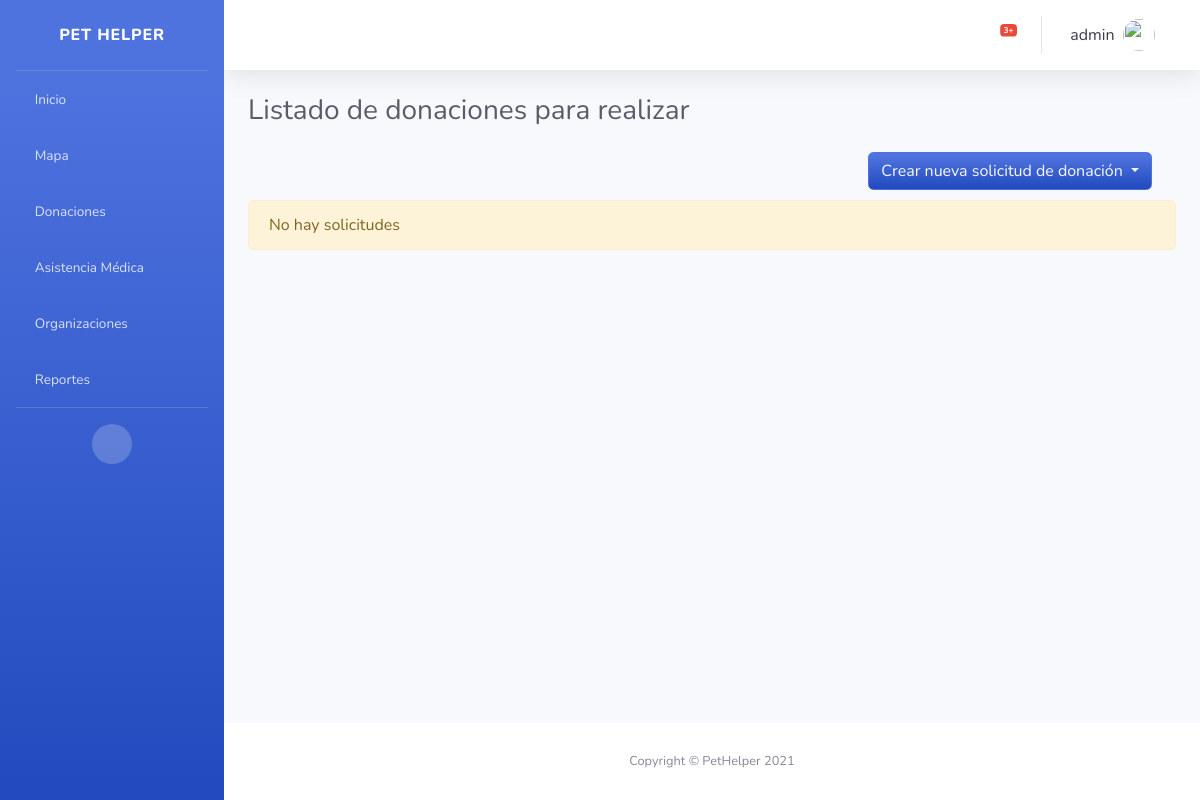
Page /solicitudes/ (signed in) on the earlier database version.
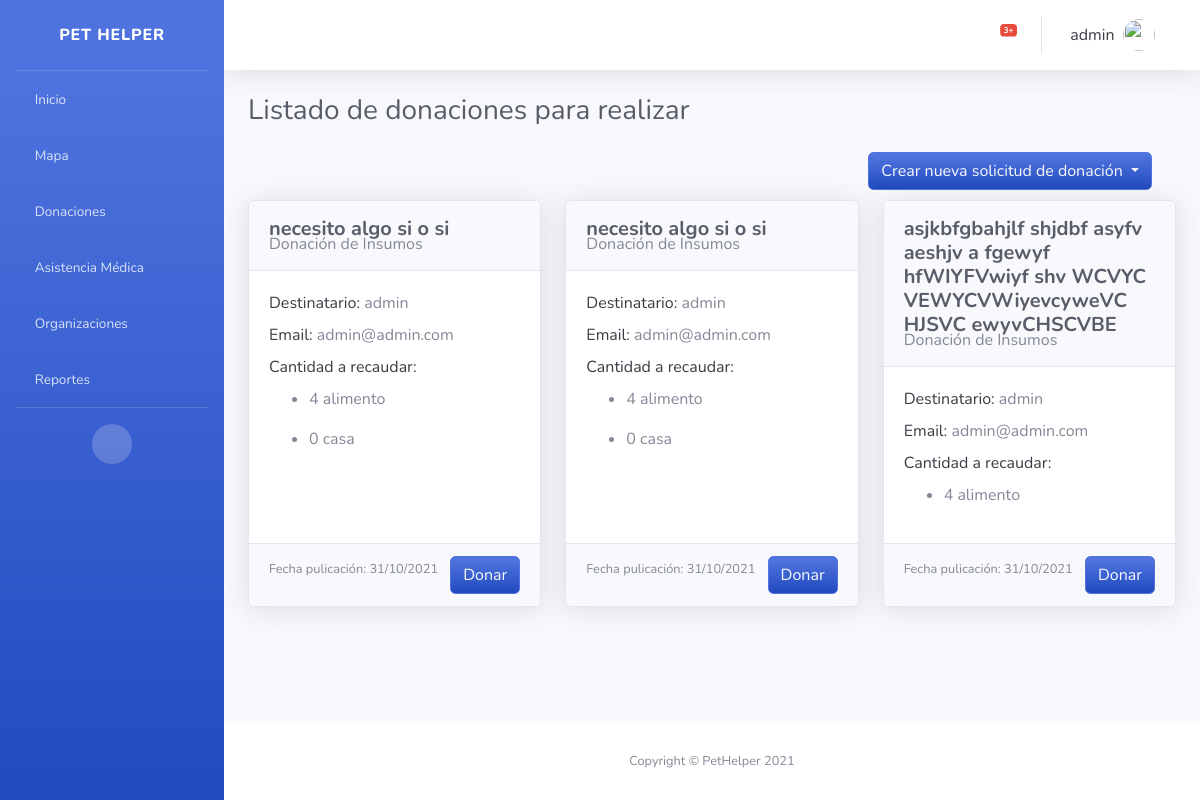
Same page on the later database version.
### usuario/models.py (models this page shows, shortened)
class Usuario(AbstractBaseUser, PermissionsMixin):
    email = models.EmailField('Email', unique=True)
    username = models.CharField(max_length=25, unique=True)
    """ tiene que ser nombre no username """
    apellido = models.CharField(max_length=25)
    date_joined = models.DateTimeField(default=timezone.now)
    DNI = models.CharField(max_length=8, default="")
    foto = models.ImageField(blank=True, null=True)
    telefono = models.CharField(max_length=10, null=True, default="", help_text="Ejemplo: 2614247398")
    objects = UserManager()
    is_active = models.BooleanField('active', default=True)
    is_staff = models.BooleanField(default=True)
    USERNAME_FIELD = "email"
    REQUIRED_FIELDS = ["username"]

### solicitud/models.py (models this page shows, shortened)
class Solicitud_Donacion_Insumo(ClaseModelo):
    titulo = models.TextField(max_length=100, null=False, blank=False)
    pedido = models.ImageField(blank=True, null=True)
    veterinario = models.ForeignKey(Veterinario, on_delete=models.CASCADE, null=True)
    class Meta:
        verbose_name_plural = 'solicitudes_insumos'

### insumo/models.py (models this page shows, shortened)
class Cantidad_Insumo(models.Model):
    solicitud_insumo = models.ForeignKey(Solicitud_Donacion_Insumo, on_delete=models.CASCADE, null=True)
    cantidad = models.PositiveIntegerField()
    insumo = models.ForeignKey(Insumo, on_delete=models.CASCADE, null=True)
    class Meta:
        verbose_name_plural = 'cantidad_insumos'

class Insumo(models.Model):
    nombre = models.CharField(max_length=100)
    a = models.CharField(max_length=100)
    class Meta:
        verbose_name_plural = 'insumos'

### solicitud/views.py (the view)
# urls.py: path('solicitudes/', login_required(SolicitudesListView.as_view()), name='solicitudes_list'),
class SolicitudesListView(TemplateView):
    template_name = "solicitud/solicitud_list.html"
    login_url = 'bases/login.html'
    def get_context_data(self, **kwargs):
        context = super().get_context_data(**kwargs)
        context['solicitudes_insumos'] = Solicitud_Donacion_Insumo.objects.all()
        context['usuario'] = Usuario.objects.get(pk=1)
        context['cantidades_insumos'] = Cantidad_Insumo.objects.select_related('solicitud_insumo')
        context['insumos'] = Insumo.objects.all()
        return context

### solicitud/templates/solicitud/solicitud_list.html (shortened to what this page needs)
{% extends 'base/base.html' %} {% block page_content %}
<div class="container-fluid">
    <h1 class="h3 mb-4 text-gray-800">Listado de donaciones para realizar</h1>
        <div class="container" id="container-button">
            <div class="text-center">
                <div class="dropdown">
                    <button class="btn btn-primary btn-user bg-gradient-primary text-gray-100 dropdown-toggle" style="float: right;margin-bottom: 5px;" type="button" id="dropdownMenuButton" data-toggle="dropdown" aria-haspopup="true" aria-expanded="false">
                        Crear nueva solicitud de donación
                    </button>
                </div>
                <br>
            </div>
        </div><br>
        {% if not solicitudes_monetarias and not solicitudes_insumos %}
        <div class="alert alert-warning" role="alert">No hay solicitudes</div>
        {% else %}
        <div class="card-deck">
            {% for solicitud_insumo in solicitudes_insumos %}
            <div class="card shadow mb-4">
                <div class="card-header py-3">
                    <h5 class="m-0 font-weight-bold text-gray-800">{{solicitud_insumo.titulo}}</h5>
                    <h6 class="card-subtitle">Donación de Insumos</h6>
                </div>
                <div class="card-body">
                    <div id="Destinatario">
                        <label class="text-gray-900"> Destinatario:  </label>
                        {% if solicitud_insumo.uc.username and solicitud_insumo.uc.apellido %}
                        <label >{{ solicitud_insumo.uc.username}} {{ solicitud_insumo.uc.apellido }} </label>
                        {% else %}
                        <label >{{ solicitud_insumo.uc.username}}</label>
                        {% endif %}
                        {% if solicitud_insumo.uc.telefono %}
                        <br><label class="text-gray-900"> Telefono:  </label>
                        <label >{{ solicitud_insumo.uc.telefono }}</label>
                        {% else %}
                        <br><label class="text-gray-900"> Email:  </label>
                        <label >{{ solicitud_insumo.uc.email }}</label>
                        {% endif %}
                    </div>
                    <div id= "cantidad_recaudada">
                        <label class="text-gray-900"> Cantidad a recaudar:  </label>
                        {%  for cantidad_insumo in cantidades_insumos %}
                            {% if solicitud_insumo.id == cantidad_insumo.solicitud_insumo.id %}
                                <ul>
                                    <li>{{ cantidad_insumo.cantidad }} {{ cantidad_insumo.insumo.nombre }}</li>
                                </ul>
                            {% endif %}
                        {% endfor %}
                    </div>
                </div>
                <div class="card-footer">
                    <small class="text-muted">Fecha pulicación: {{solicitud_insumo.fc|date:"d/m/Y"}}</small>
                    <a href="" type="button" class="btn btn-primary btn-user bg-gradient-primary text-gray-100" style="float: right;">Donar</a>
                </div>
            </div>
            {% endfor %}
        </div>
        {% endif %}
</div>
{% endblock %}

### templates/base/base.html (shortened to what this page needs)
{% load static %}
<!DOCTYPE html>
<html lang="en">
<head>
    <link href="{% static 'base/vendor/fontawesome-free/css/all.min.css' %}" rel="stylesheet" type="text/css">
    <link href="{% static 'base/css/sb-admin-2.min.css' %}" rel="stylesheet">
</head>
<body id="page-top" class="bg-gradient-primary">
    {% block side_bar %}
    <div id="wrapper">
        <ul class="navbar-nav bg-gradient-primary sidebar sidebar-dark accordion" id="accordionSidebar">
            <a class="sidebar-brand d-flex align-items-center justify-content-center" href="{% url 'bases:home' %}">
                <div class="sidebar-brand-text mx-3">Pet Helper</div>
            </a>
            <hr class="sidebar-divider my-0">
            <li class="nav-item">
                <a class="nav-link" href="{% url 'bases:home' %}">
                    <i class="fas fa-home"></i>
                    <span>Inicio</span></a>
            </li>
            <li class="nav-item">
                <a class="nav-link collapsed" href="#">
                    <i class="fas fa-map-marker-alt"></i>
                    <span>Mapa</span>
                </a>
            </li>
            <li class="nav-item">
                <a class="nav-link" href="{% url 'solicitud:solicitudes_list' %}">
                    <i class="fas fa-hand-holding-usd"></i>
                    <span>Donaciones</span>
                </a>
            </li>
            <li class="nav-item">
                <a class="nav-link collapsed" href="#" data-toggle="collapse" data-target="#collapseUtilities" aria-expanded="true" aria-controls="collapseUtilities">
                    <i class="fas fa-briefcase-medical"></i>
                    <span>Asistencia Médica</span>
                </a>
            </li>
            <li class="nav-item">
                <a class="nav-link" href="{% url 'organizaciones:listar_organizaciones' %}">
                    <i class="fas fa-users"></i>
                    <span>Organizaciones</span></a>
            </li>
            <li class="nav-item">
                <a class="nav-link" href="#">
                    <i class="fas fa-chart-bar"></i>
                    <span>Reportes</span></a>
            </li>
            <hr class="sidebar-divider d-none d-md-block">
            <div class="text-center d-none d-md-inline">
                <button class="rounded-circle border-0" id="sidebarToggle"></button>
            </div>
        </ul>
        {% endblock side_bar %}
        <div id="content-wrapper" class="d-flex flex-column">
            <div id="content">
                {% block top_bar %}
                <nav class="navbar navbar-expand navbar-light bg-white topbar mb-4 static-top shadow">
                    <ul class="navbar-nav ml-auto">
                        <li class="nav-item dropdown no-arrow mx-1">
                            <a class="nav-link dropdown-toggle" href="#" id="alertsDropdown" role="button" data-toggle="dropdown" aria-haspopup="true" aria-expanded="false">
                                <i class="fas fa-bell fa-fw"></i>
                                <span class="badge badge-danger badge-counter">3+</span>
                            </a>
                        </li>
                        <li class="nav-item dropdown no-arrow">
                            <a class="nav-link dropdown-toggle" href="#" id="userDropdown" role="button" data-toggle="dropdown" aria-haspopup="true" aria-expanded="false">
                                <span class="mr-2 d-none d-lg-inline text-gray-900">{{ user.username }}</span>
                                <img class="img-profile rounded-circle" src="{% static 'base/img/undraw_profile.svg' %}">
                                <i class="fas fa-sort-down" style="margin-left: 5px;"></i>
                            </a>
                        </li>
                    </ul>
                </nav>
                {% endblock top_bar %}
                {% block page_content %}{% endblock %}
                {% block footer %}
            </div>
            <footer class="sticky-footer bg-white">
                <div class="container my-auto">
                    <div class="copyright text-center my-auto">
                        <span>Copyright &copy; PetHelper 2021</span>
                    </div>
                </div>
            </footer>
        </div>
        {% endblock %}
    </div>
</body>
</html>

Differences in the rows shown:
added Solicitud_Donacion_Insumo: titulo "necesito algo si o si", uc.username "admin", uc.email "admin@admin.com", fc "31/10/2021"
added Cantidad_Insumo: cantidad "4", insumo.nombre "alimento", shown under "necesito algo si o si"
added Cantidad_Insumo: cantidad "0", insumo.nombre "casa", shown under "necesito algo si o si"
added Solicitud_Donacion_Insumo: titulo "necesito algo si o si", uc.username "admin", uc.email "admin@admin.com", fc "31/10/2021"
added Cantidad_Insumo: cantidad "4", insumo.nombre "alimento", shown under "necesito algo si o si"
added Cantidad_Insumo: cantidad "0", insumo.nombre "casa", shown under "necesito algo si o si"
added Solicitud_Donacion_Insumo: titulo "asjkbfgbahjlf shjdbf asyfv aeshjv a fgewyf hfWIYFVwiyf shv WCVYC VEWYCVWiyevcyweVC HJSVC ewyvCHSCVBE", uc.username "admin", uc.email "admin@admin.com", fc "31/10/2021"
added Cantidad_Insumo: cantidad "4", insumo.nombre "alimento", shown under "admin"
Other differences:
text no longer shown: "No hay solicitudes"
